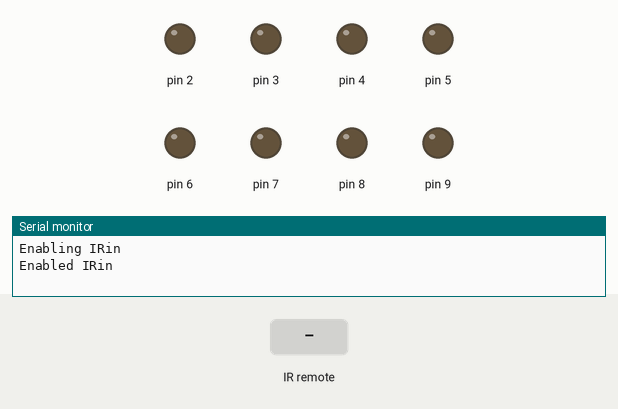
Simulated run of this sketch. Board: Arduino Uno, built with avr-gcc and run on an emulated ATmega328P. Parts: output pins drawn as LEDs (lit = HIGH), the last lines printed to the serial monitor. Inputs (shaded band) come from the test bench.

Above: at 1.2 s.
1.3 s: infrared code 0xBE41807F received
At 2.5 s:
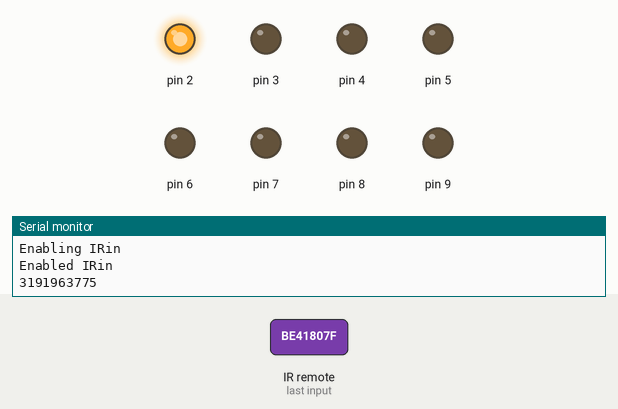
2.8 s: infrared code 0xBE4140BF received
At 3.9 s:
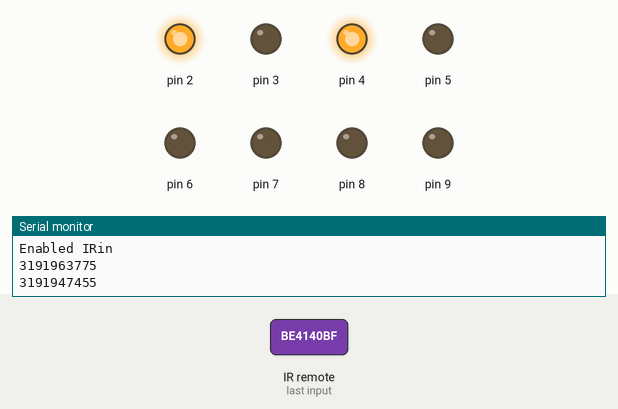
4.3 s: infrared code 0x2FD807F received
At 5.1 s:
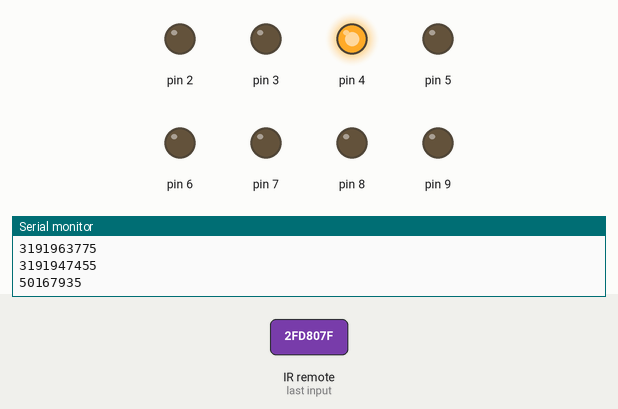
5.8 s: infrared code 0xBE41C03F received
At 6.3 s:
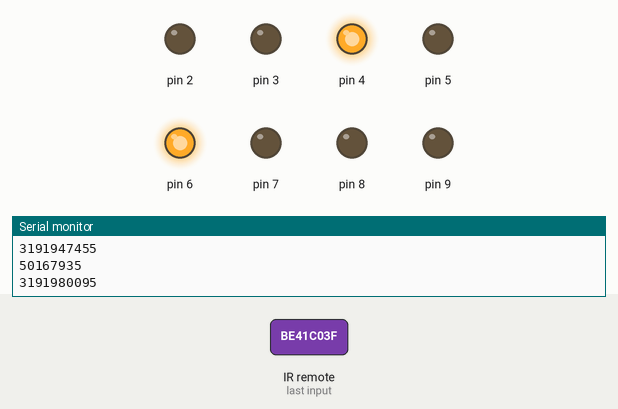
7.3 s: infrared code 0x2FD40BF received
At 8.5 s:
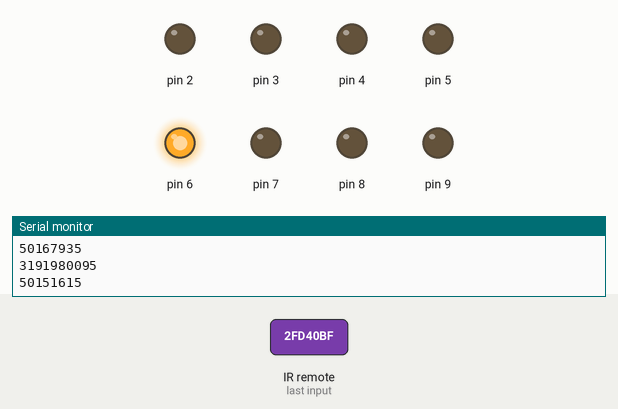
8.8 s: infrared code 0xBE4120DF received
At 9.9 s:
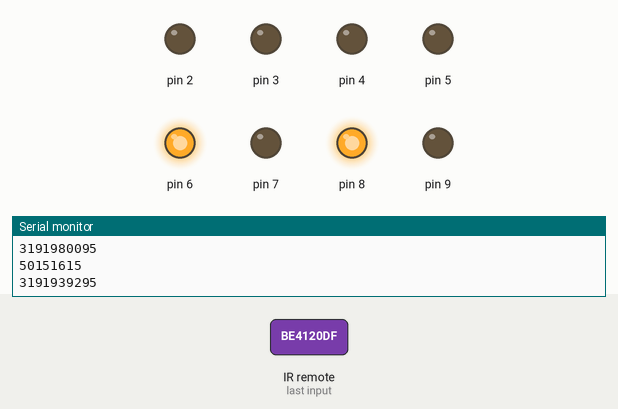
Timing chart, 0 to 11.3 s (numbered marks = the images above; inputs shaded):
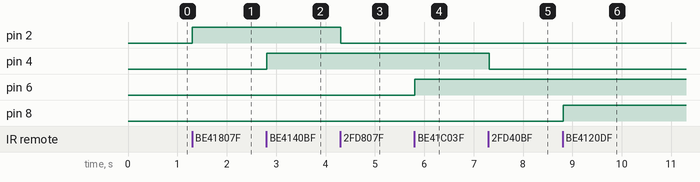

The sketch:

remote.ino
```cpp
#include <IRremote.h>

int RECV_PIN = A2,flag=5,sw1=0,sw2=0,sw3=0,sw4=0;

IRrecv irrecv(RECV_PIN);

decode_results results;

void setup()
{
  Serial.begin(9600);
  Serial.println("Enabling IRin");
  irrecv.enableIRIn(); // Start the receiver
  Serial.println("Enabled IRin");
  pinMode(8,OUTPUT);
  pinMode(9,OUTPUT);
  pinMode(2,OUTPUT);
  pinMode(3,OUTPUT);
  pinMode(4,OUTPUT);
  pinMode(5,OUTPUT);
  pinMode(6,OUTPUT);
  pinMode(7,OUTPUT);
  digitalWrite(9,0);
  digitalWrite(3,0);
  digitalWrite(5,0);
  digitalWrite(7,0);
}

void loop() {
  if (irrecv.decode(&results)) {
    Serial.println(results.value);
    if(results.value==3191976015 || results.value==50153655)
    {
      digitalWrite(8,0);
      digitalWrite(2,0);
      digitalWrite(4,0);
      digitalWrite(6,0);
    }
    else if(results.value==3191963775 || results.value==50167935)
    {
     if(sw1==0)
      {
        digitalWrite(2,1);
        sw1=1;
      }
      else
      {
        digitalWrite(2,0);
        sw1=0;
      }
    }
    else if(results.value==3191947455 || results.value==50151615)
    {
     if(sw2==0)
      {
        digitalWrite(4,1);
        sw2=1;
      }
      else
      {
        digitalWrite(4,0);
        sw2=0;
      }
    }
    else if(results.value==3191980095 || results.value==50184255)
    {
      if(sw3==0)
      {
        digitalWrite(6,1);
        sw3=1;
      }
      else
      {
        digitalWrite(6,0);
        sw3=0;
      }
    }
    else if(results.value==3191939295 || results.value==50143455)
    {
     if(sw4==0)
      {
        digitalWrite(8,1);
        sw4=1;
      }
      else
      {
        digitalWrite(8,0);
        sw4=0;
      }
    }
    irrecv.resume(); // Receive the next value
  }

  delay(100);
}
```

Measured:
- after the input at 1.3 s, pin 2: LOW → HIGH at once
- after the input at 2.8 s, pin 4: LOW → HIGH at once
- after the input at 4.3 s, pin 2: HIGH → LOW at once
- after the input at 5.8 s, pin 6: LOW → HIGH at once
- after the input at 7.3 s, pin 4: HIGH → LOW at once
- after the input at 8.8 s, pin 8: LOW → HIGH at once
